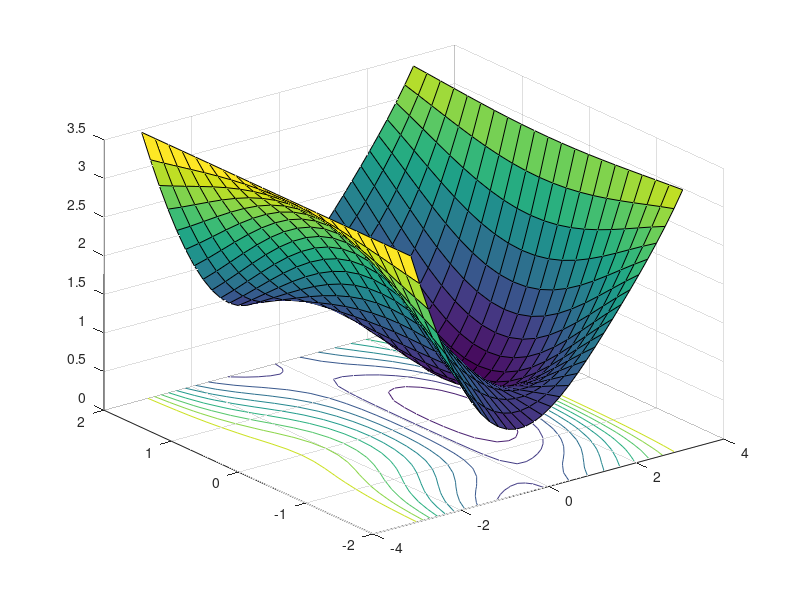
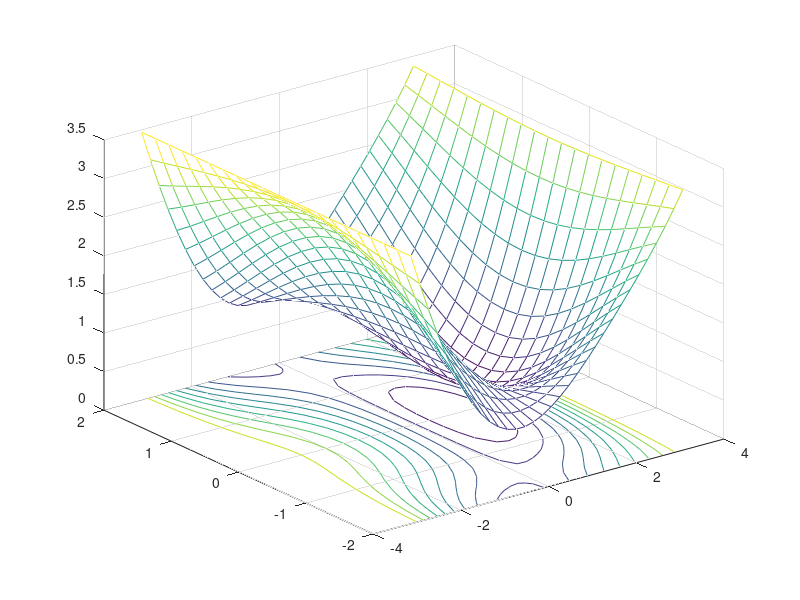

Here is the MATLAB script that generated these plots, in order:
%ZAD4_8

[x,y] = meshgrid(-pi:0.2:pi, -2:0.2:2); 
z=(x.^2)/4+1-sin(x).*cos(y); 


figure
surfc(x,y,z)

figure
meshc(x,y,z)